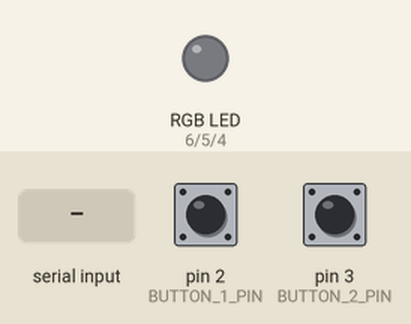
A program run on a simulated Arduino Uno, built with avr-gcc and run on an emulated ATmega328P. Parts: an RGB LED mixed from three pins (HIGH = lit). Dashed ring = blinking. The inputs (shaded band) are chosen by the test bench; at power-on: pin 2 (BUTTON_1_PIN) HIGH, pin 3 (BUTTON_2_PIN) HIGH. Random numbers use the default seed unless the program sets one; what the program prints to the serial monitor is not drawn.

Above: at 1.2 s.
1.3 s: pin 2 (BUTTON_1_PIN) pulled LOW for 0.15 s
At 1.7 s:
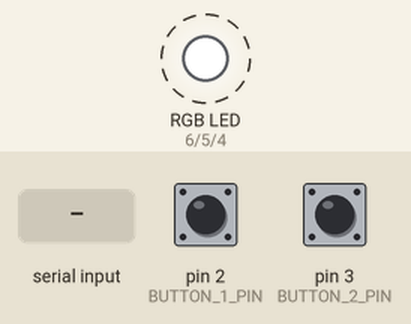
4.4 s: "1\n" received over Serial
At 5.3 s:
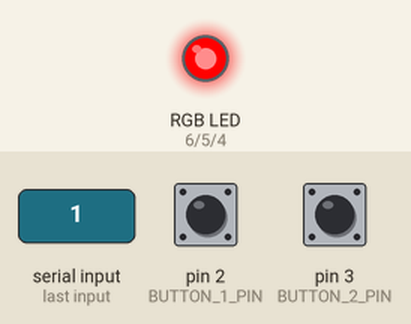
5.9 s: byte 127 (127) received over Serial
At 6.4 s:
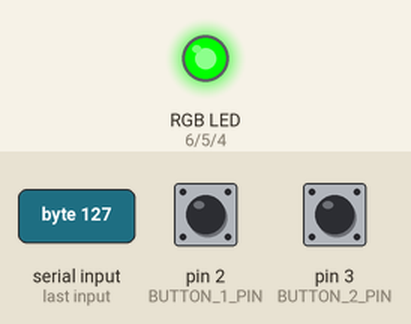
8.9 s: pin 2 (BUTTON_1_PIN) pulled LOW for 1 s
At 9.3 s:
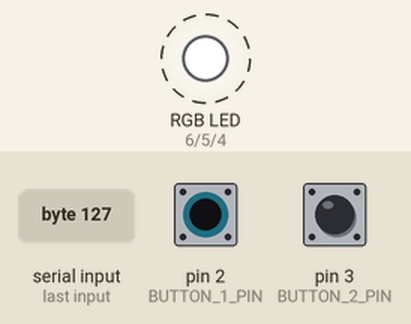
Timing chart, 0 to 13.0 s (numbered marks = the images above; inputs shaded):
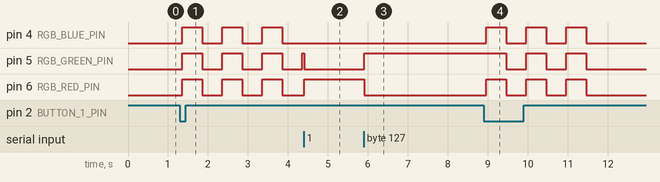

Measured:
- after the input at 1.3 s, pin 4 (RGB_BLUE_PIN), pin 5 (RGB_GREEN_PIN), pin 6 (RGB_RED_PIN): alternates HIGH for 0.50 s and LOW for 0.50 s, starting after 0.05 s
- after the input at 4.4 s, pin 5 (RGB_GREEN_PIN): HIGH → LOW at once; pin 6 (RGB_RED_PIN): LOW → HIGH at once
- after the input at 5.9 s, pin 5 (RGB_GREEN_PIN): LOW → HIGH at once; pin 6 (RGB_RED_PIN): HIGH → LOW at once
- after the input at 8.9 s, pin 4 (RGB_BLUE_PIN), pin 6 (RGB_RED_PIN): alternates HIGH for 0.50 s and LOW for 0.50 s, 6 changes in all, then stays LOW, starting after 0.05 s; pin 5 (RGB_GREEN_PIN): alternates HIGH for 0.50 s and LOW for 0.50 s, 5 changes in all, then stays LOW, starting after 0.55 s

The program:

main.cpp
```cpp
#include <Arduino.h>

#define BUTTON_1_PIN 2
#define BUTTON_2_PIN 3
#define RGB_BLUE_PIN 4
#define RGB_GREEN_PIN 5
#define RGB_RED_PIN 6

// Game state variables
int wordNumber = 29, gameRunning = 0, correctInput = 0;
char *generatedString[] = {
    "apple", "car", "pearl", "melon", "laptop",
    "phone", "brave", "charm", "bulb", "eagle",
    "fire", "globe", "chilly", "flower", "hard",
    "easy", "lemon", "mango", "tall", "ocean",
    "peace", "beach", "start", "shiny", "stop",
    "city", "color", "shark", "light", "young" };
char chosenString[10];
char inputString[10];
int inputIndex = 0;

// Button debounce variables
unsigned long lastDebounceTime1 = 0;
const unsigned long debounceDelay = 50;
int lastButton1Reading = HIGH;
int button1State = HIGH;

unsigned long lastDebounceTime2 = 0;
int lastButton2Reading = HIGH;
int button2State = HIGH;

// Game timing variables
unsigned long gameStartTime = 0;
const unsigned long gameDuration = 30000;
unsigned long wordStartTime = 0;

// Difficulty levels and their word time limits
int currentDifficultyIndex = 0;
const char *difficultyLevels[] = {"Easy", "Medium", "Hard"};
const unsigned long timeLimits[] = {5000, 3000, 2000};
unsigned long wordTimeLimit = timeLimits[currentDifficultyIndex];

int correctWordCount = 0;

// Function Declarations
void chooseString(int index);
void updateDifficulty();
void displayRoundAnimation();
void startGame();
void stopGame();
void gameOver();
void wordTimeout();
void resetInputState();
void resetLEDs();
void handleButton1();
void handleButton2();
void checkGameTimeout();
void checkWordTimeout();
void handleSerialInput();
void handleBackspace();
void handleCharacterInput(char receivedChar);
void updateInputLEDs();
void handleCorrectWord();

void chooseString(int index) {
  // Copy a randomly chosen word to "chosenString"
  strcpy(chosenString, generatedString[index]);
}

void updateDifficulty() {
  // Cycle through difficulty levels and update word time limit
  currentDifficultyIndex = (currentDifficultyIndex + 1) % 3;
  wordTimeLimit = timeLimits[currentDifficultyIndex];
  Serial.print("Difficulty set to ");
  Serial.println(difficultyLevels[currentDifficultyIndex]);
}

void displayRoundAnimation() {
  // Flash RGB LEDs as an animation for round start/stop
  for (int i = 0; i < 3; i++) {
    digitalWrite(RGB_GREEN_PIN, HIGH);
    digitalWrite(RGB_BLUE_PIN, HIGH);
    digitalWrite(RGB_RED_PIN, HIGH);
    delay(500);
    digitalWrite(RGB_GREEN_PIN, LOW);
    digitalWrite(RGB_BLUE_PIN, LOW);
    digitalWrite(RGB_RED_PIN, LOW);
    delay(500);
  }
}

void startGame() {
  // Initialize game, display start animation, select first word, and prompt user
  displayRoundAnimation();
  gameRunning = 1;
  gameStartTime = millis();
  wordStartTime = millis();
  correctWordCount = 0;

  // Choose initial word and prompt user
  chooseString(random(0, wordNumber));
  Serial.println("\nGame started! Type the word:");
  Serial.println(chosenString);
  digitalWrite(RGB_GREEN_PIN, HIGH); // Green LED indicates game is running
  digitalWrite(RGB_BLUE_PIN, LOW);
  digitalWrite(RGB_RED_PIN, LOW);
  resetInputState();
}

void stopGame() {
  // End game, show end animation, and display score
  displayRoundAnimation();
  gameRunning = 0;
  Serial.println("\nGame stopped.");
  Serial.print("Correct words typed: ");
  Serial.println(correctWordCount);
  resetLEDs();
}

void gameOver() {
  // Handle end of game when time is up
  gameRunning = 0;
  Serial.println("\nTime's up! Game over.");
  Serial.print("Correct words typed: ");
  Serial.println(correctWordCount);
  resetLEDs();
}

void wordTimeout() {
  // Handle word timeout and display next word
  Serial.println("\nTime's up for this word! Next word:");
  chooseString(random(0, wordNumber));
  Serial.println(chosenString);
  resetInputState();
  wordStartTime = millis(); // Reset word start time
}

void resetInputState() {
  memset(inputString, 0, sizeof(inputString));
  inputIndex = 0;
}

void resetLEDs() {
  digitalWrite(RGB_GREEN_PIN, LOW);
  digitalWrite(RGB_RED_PIN, LOW);
  digitalWrite(RGB_BLUE_PIN, LOW);
}

void handleButton1() {
  // Debounced Button 1 handling for starting/stopping the game
  int reading1 = digitalRead(BUTTON_1_PIN);
  if (reading1 != lastButton1Reading)
    lastDebounceTime1 = millis();

  if ((millis() - lastDebounceTime1) > debounceDelay && reading1 != button1State) {
    button1State = reading1;
    if (button1State == LOW) {
      if (!gameRunning)
        startGame();
      else
        stopGame();
    }
  }
  lastButton1Reading = reading1;
}

void handleButton2() {
  // Debounced Button 2 handling for cycling difficulty levels
  int reading2 = digitalRead(BUTTON_2_PIN);
  if (reading2 != lastButton2Reading)
    lastDebounceTime2 = millis();

  if ((millis() - lastDebounceTime2) > debounceDelay && reading2 != button2State) {
    button2State = reading2;
    if (button2State == LOW && !gameRunning)
      updateDifficulty();
  }
  lastButton2Reading = reading2;
}

void checkGameTimeout() {
  if (millis() - gameStartTime >= gameDuration)
    gameOver();
}

void checkWordTimeout() {
  if (millis() - wordStartTime >= wordTimeLimit)
    wordTimeout();
}

void handleSerialInput() {
  // Process input from Serial monitor (characters and backspace)
  while (Serial.available() > 0) {
    char receivedChar = Serial.read();
    if (receivedChar == '\b' || receivedChar == 127)
      handleBackspace();
    else if (receivedChar != '\r' && receivedChar != '\n')
      handleCharacterInput(receivedChar);
  }
}

void handleBackspace() {
  if (inputIndex > 0) {
    inputIndex--;
    inputString[inputIndex] = '\0';
    Serial.print("\b \b"); // Erase character on Serial monitor
    updateInputLEDs();
  }
}

void handleCharacterInput(char receivedChar) {
  // Add character to input array if space is available
  if (inputIndex < (sizeof(inputString) - 1)) {
    inputString[inputIndex++] = receivedChar;
    Serial.print(receivedChar);
    updateInputLEDs();

    // Check if the user has finished typing the word correctly
    if (correctInput && inputIndex == strlen(chosenString))
      handleCorrectWord();
  }
}

void updateInputLEDs() {
  // Update LEDs based on how input matches target word
  correctInput = (strncmp(chosenString, inputString, inputIndex) == 0);
  digitalWrite(RGB_GREEN_PIN, correctInput ? HIGH : LOW);
  digitalWrite(RGB_RED_PIN, correctInput ? LOW : HIGH);
}

void handleCorrectWord() {
  // Handle a correct word entry, reset input, and show next word
  Serial.println("\nCorrect! Next word:");
  correctWordCount++;
  chooseString(random(0, wordNumber));
  Serial.println(chosenString);
  resetInputState();
  wordStartTime = millis(); // Reset time for the next word
}

void setup() {
  Serial.begin(9600);
  Serial.println("Welcome to TypeRacer!");

  pinMode(BUTTON_1_PIN, INPUT_PULLUP);
  pinMode(BUTTON_2_PIN, INPUT_PULLUP);
  pinMode(RGB_GREEN_PIN, OUTPUT);
  pinMode(RGB_BLUE_PIN, OUTPUT);
  pinMode(RGB_RED_PIN, OUTPUT);

  resetLEDs();
  randomSeed(analogRead(A0));
}

void loop() {
  handleButton1();
  handleButton2();

  if (gameRunning) {
    checkGameTimeout();
    checkWordTimeout();
    handleSerialInput();
  }
}
```
